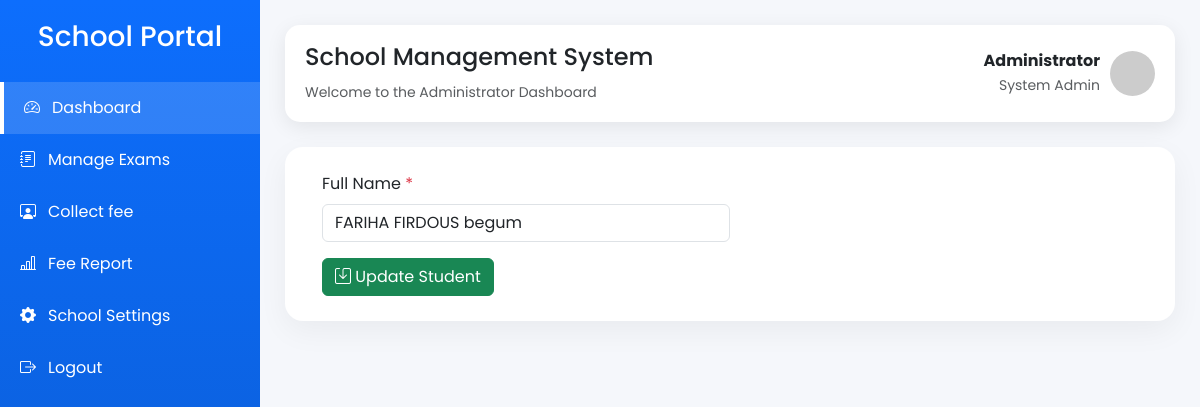
/edit_student/3 (signed in), run on an earlier commit of the app's database.
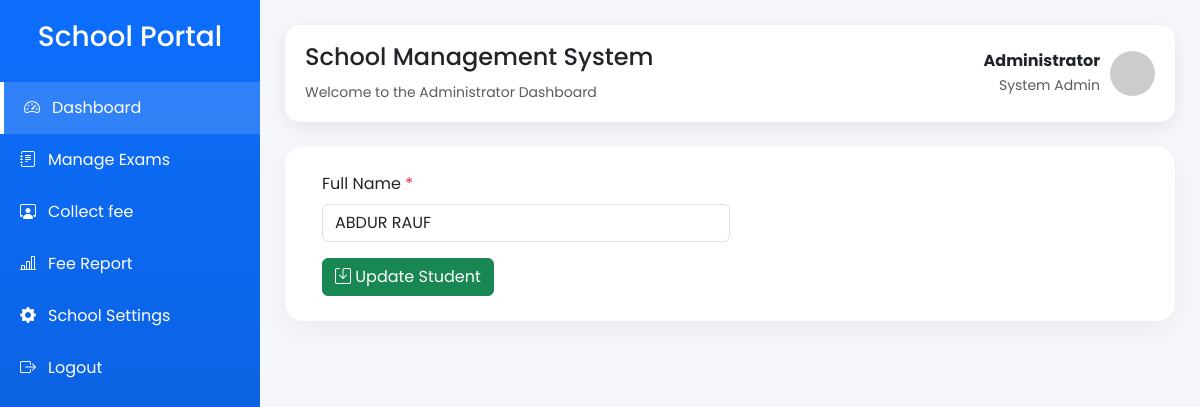
And on a later commit of the database.
### application/model.py (models this page shows)
class User(db.Model, UserMixin):
    __tablename__ = "users"
    id = db.Column(db.Integer, primary_key=True)
    role = db.Column(db.String(20), nullable=False)       # Admin / Staff / Student
    name = db.Column(db.String(100), nullable=False)
    email = db.Column(db.String(100), unique=True, nullable=False)
    password = db.Column(db.String(255), nullable=False)
    is_active = db.Column(db.Boolean, default=True)
    created_at = db.Column(db.DateTime, default=datetime.utcnow)
    staff = db.relationship("Staff",back_populates="user",uselist=False,cascade="all, delete-orphan")
    student = db.relationship("Student",back_populates="user",uselist=False,cascade="all, delete-orphan")

### application/controler.py (the view, shortened to what this page needs)
@app.route("/edit_student/<int:id>", methods=["GET", "POST"])
@login_required
def edit_student(id):
    if current_user.role is None or current_user.role != "admin":
            flash("Only Admin can access this page.", "danger")
            return redirect(url_for("login"))
    user = User.query.get_or_404(id)
    return render_template(
                "admin/edit_student.html",
                user=user
            )

### application/controler.py (called while the page is built)
@login_manager.user_loader
def load_user(user_id):
    return User.query.get(int(user_id))

### templates/admin/edit_student.html (shortened to what this page needs)
{% extends "admin/admin_dashboard.html" %}
{% block content %}
<div class="container-fluid">
    <form method="POST" action="/edit_student/{{user.id}}">
    <div class="col-md-6 mb-3">
            <label class="form-label">Full Name <span class="text-danger">*</span></label>
            <input type="text" name="name" class="form-control" value="{{user.name}}" required>
    </div>
    <button class="btn btn-success">
                    <i class="bi bi-save"></i>
                    Update Student
    </button>
    </form>
</div>
{% endblock%}

What changed in the data, as far as the page shows it:
changed User: name "FARIHA FIRDOUS begum" → "ABDUR RAUF"
